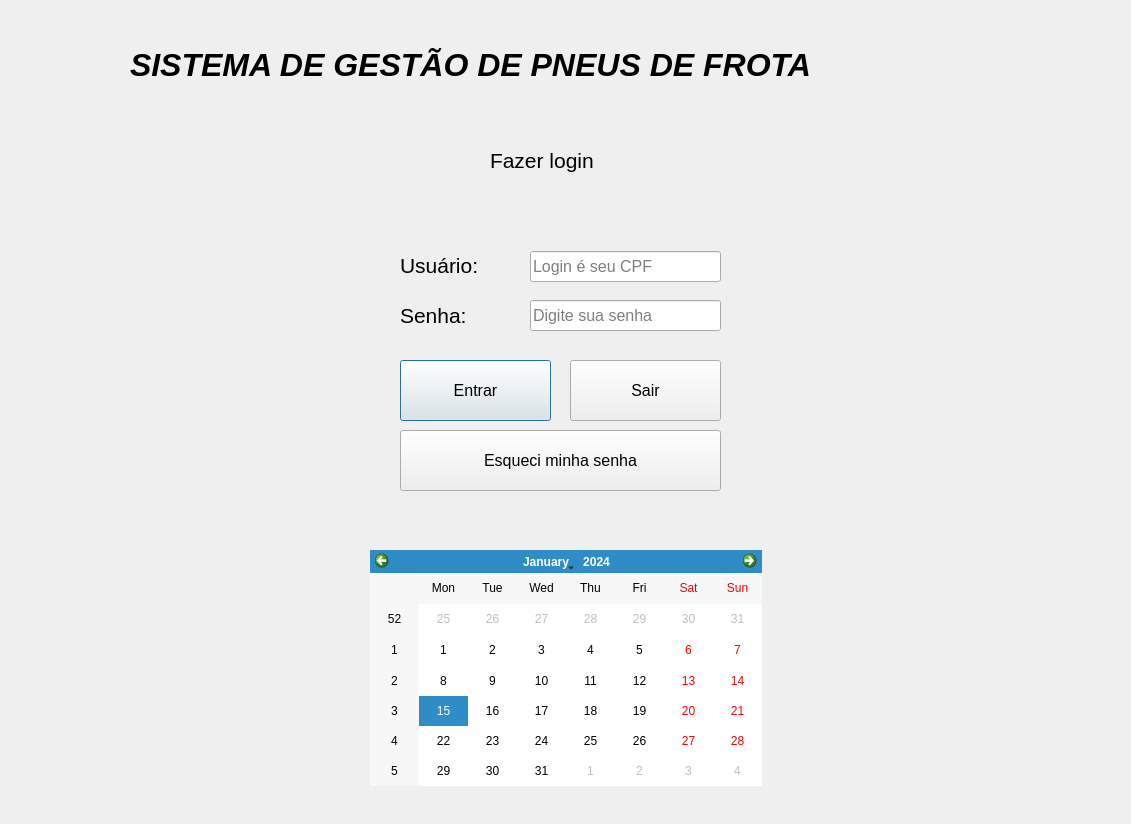
<?xml version="1.0" encoding="UTF-8"?>
<ui version="4.0">
 <class>Dialog</class>
 <widget class="QDialog" name="Dialog">
  <property name="geometry">
   <rect>
    <x>0</x>
    <y>0</y>
    <width>1131</width>
    <height>824</height>
   </rect>
  </property>
  <property name="sizePolicy">
   <sizepolicy hsizetype="Maximum" vsizetype="Preferred">
    <horstretch>0</horstretch>
    <verstretch>0</verstretch>
   </sizepolicy>
  </property>
  <property name="baseSize">
   <size>
    <width>0</width>
    <height>0</height>
   </size>
  </property>
  <property name="windowTitle">
   <string>Dialog</string>
  </property>
  <widget class="QLabel" name="label">
   <property name="geometry">
    <rect>
     <x>130</x>
     <y>20</y>
     <width>871</width>
     <height>91</height>
    </rect>
   </property>
   <property name="styleSheet">
    <string notr="true"/>
   </property>
   <property name="text">
    <string>&lt;html&gt;&lt;head/&gt;&lt;body&gt;&lt;p&gt;&lt;span style=&quot; font-size:24pt; font-weight:600; font-style:italic;&quot;&gt;SISTEMA DE GESTÃO DE PNEUS DE FROTA&lt;/span&gt;&lt;/p&gt;&lt;/body&gt;&lt;/html&gt;</string>
   </property>
  </widget>
  <widget class="QLabel" name="label_2">
   <property name="geometry">
    <rect>
     <x>490</x>
     <y>140</y>
     <width>141</width>
     <height>41</height>
    </rect>
   </property>
   <property name="text">
    <string>&lt;html&gt;&lt;head/&gt;&lt;body&gt;&lt;p&gt;&lt;span style=&quot; font-size:16pt;&quot;&gt;Fazer login&lt;/span&gt;&lt;/p&gt;&lt;/body&gt;&lt;/html&gt;</string>
   </property>
  </widget>
  <widget class="QLabel" name="label_3">
   <property name="geometry">
    <rect>
     <x>400</x>
     <y>240</y>
     <width>121</width>
     <height>51</height>
    </rect>
   </property>
   <property name="text">
    <string>&lt;html&gt;&lt;head/&gt;&lt;body&gt;&lt;p&gt;&lt;span style=&quot; font-size:16pt;&quot;&gt;Usuário:&lt;/span&gt;&lt;/p&gt;&lt;/body&gt;&lt;/html&gt;</string>
   </property>
  </widget>
  <widget class="QLabel" name="label_4">
   <property name="geometry">
    <rect>
     <x>400</x>
     <y>290</y>
     <width>121</width>
     <height>51</height>
    </rect>
   </property>
   <property name="text">
    <string>&lt;html&gt;&lt;head/&gt;&lt;body&gt;&lt;p&gt;&lt;span style=&quot; font-size:16pt;&quot;&gt;Senha:&lt;/span&gt;&lt;/p&gt;&lt;/body&gt;&lt;/html&gt;</string>
   </property>
  </widget>
  <widget class="QLineEdit" name="lineEdit">
   <property name="geometry">
    <rect>
     <x>530</x>
     <y>251</y>
     <width>191</width>
     <height>31</height>
    </rect>
   </property>
   <property name="font">
    <font>
     <pointsize>12</pointsize>
    </font>
   </property>
   <property name="placeholderText">
    <string>Login é seu CPF</string>
   </property>
  </widget>
  <widget class="QLineEdit" name="lineEdit_2">
   <property name="geometry">
    <rect>
     <x>530</x>
     <y>300</y>
     <width>191</width>
     <height>31</height>
    </rect>
   </property>
   <property name="font">
    <font>
     <pointsize>12</pointsize>
    </font>
   </property>
   <property name="echoMode">
    <enum>QLineEdit::Password</enum>
   </property>
   <property name="placeholderText">
    <string>Digite sua senha</string>
   </property>
  </widget>
  <widget class="QCalendarWidget" name="calendarWidget">
   <property name="geometry">
    <rect>
     <x>370</x>
     <y>550</y>
     <width>392</width>
     <height>236</height>
    </rect>
   </property>
  </widget>
  <widget class="QPushButton" name="pushButton">
   <property name="geometry">
    <rect>
     <x>400</x>
     <y>360</y>
     <width>151</width>
     <height>61</height>
    </rect>
   </property>
   <property name="font">
    <font>
     <pointsize>12</pointsize>
    </font>
   </property>
   <property name="whatsThis">
    <string>&lt;html&gt;&lt;head/&gt;&lt;body&gt;&lt;p&gt;xxxxx&lt;/p&gt;&lt;/body&gt;&lt;/html&gt;</string>
   </property>
   <property name="autoFillBackground">
    <bool>false</bool>
   </property>
   <property name="styleSheet">
    <string notr="true">alternate-background-color: rgb(85, 170, 255);</string>
   </property>
   <property name="text">
    <string>Entrar</string>
   </property>
   <property name="checkable">
    <bool>false</bool>
   </property>
  </widget>
  <widget class="QPushButton" name="pushButton_2">
   <property name="geometry">
    <rect>
     <x>570</x>
     <y>360</y>
     <width>151</width>
     <height>61</height>
    </rect>
   </property>
   <property name="font">
    <font>
     <pointsize>12</pointsize>
    </font>
   </property>
   <property name="whatsThis">
    <string>&lt;html&gt;&lt;head/&gt;&lt;body&gt;&lt;p&gt;xxxxx&lt;/p&gt;&lt;/body&gt;&lt;/html&gt;</string>
   </property>
   <property name="autoFillBackground">
    <bool>false</bool>
   </property>
   <property name="styleSheet">
    <string notr="true">alternate-background-color: rgb(85, 170, 255);</string>
   </property>
   <property name="text">
    <string>Sair</string>
   </property>
   <property name="checkable">
    <bool>false</bool>
   </property>
  </widget>
  <widget class="QPushButton" name="pushButton_3">
   <property name="geometry">
    <rect>
     <x>400</x>
     <y>430</y>
     <width>321</width>
     <height>61</height>
    </rect>
   </property>
   <property name="font">
    <font>
     <pointsize>12</pointsize>
    </font>
   </property>
   <property name="whatsThis">
    <string>&lt;html&gt;&lt;head/&gt;&lt;body&gt;&lt;p&gt;xxxxx&lt;/p&gt;&lt;/body&gt;&lt;/html&gt;</string>
   </property>
   <property name="autoFillBackground">
    <bool>false</bool>
   </property>
   <property name="styleSheet">
    <string notr="true">alternate-background-color: rgb(85, 170, 255);</string>
   </property>
   <property name="text">
    <string>Esqueci minha senha</string>
   </property>
   <property name="checkable">
    <bool>false</bool>
   </property>
  </widget>
 </widget>
 <resources/>
 <connections/>
</ui>
